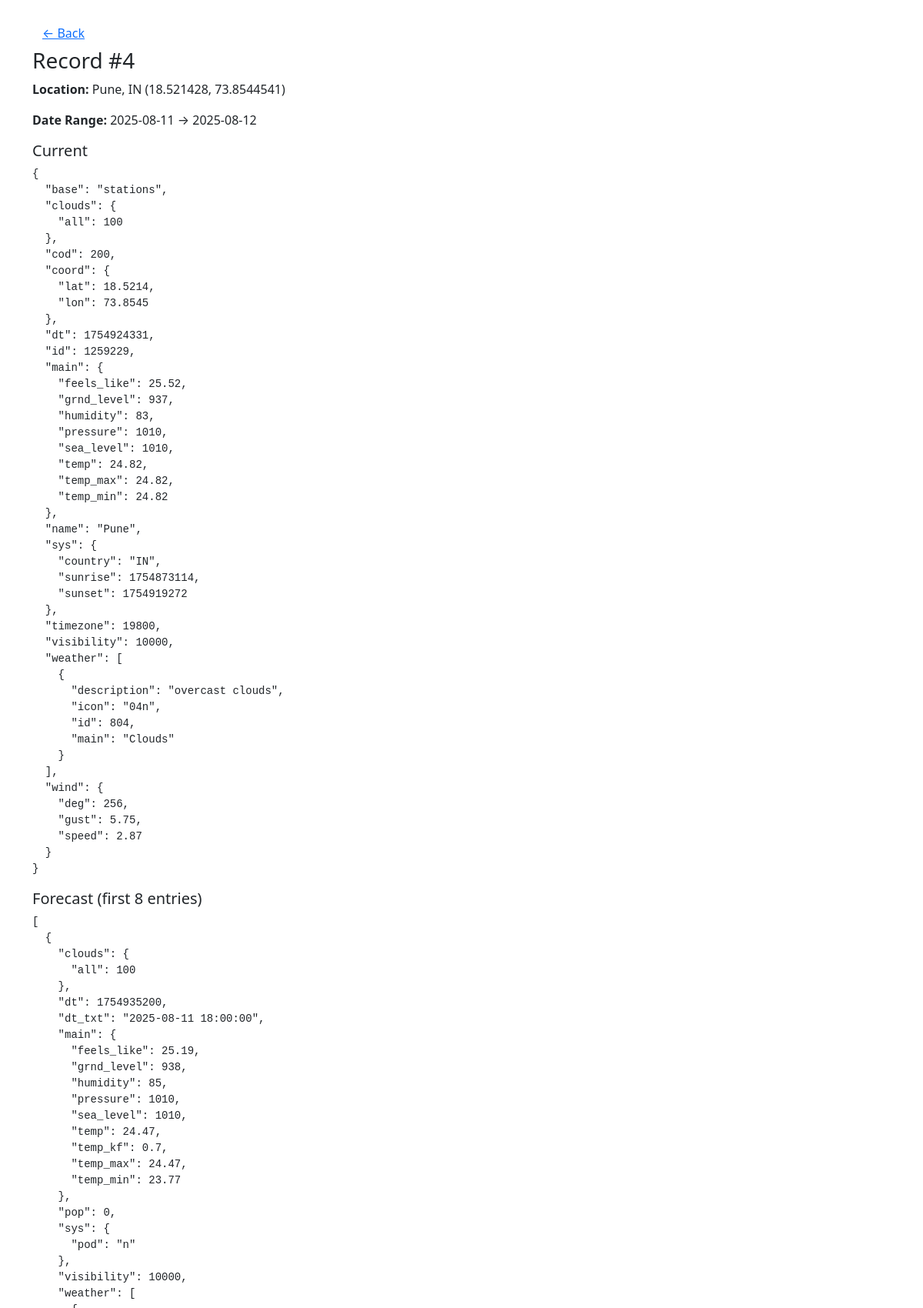
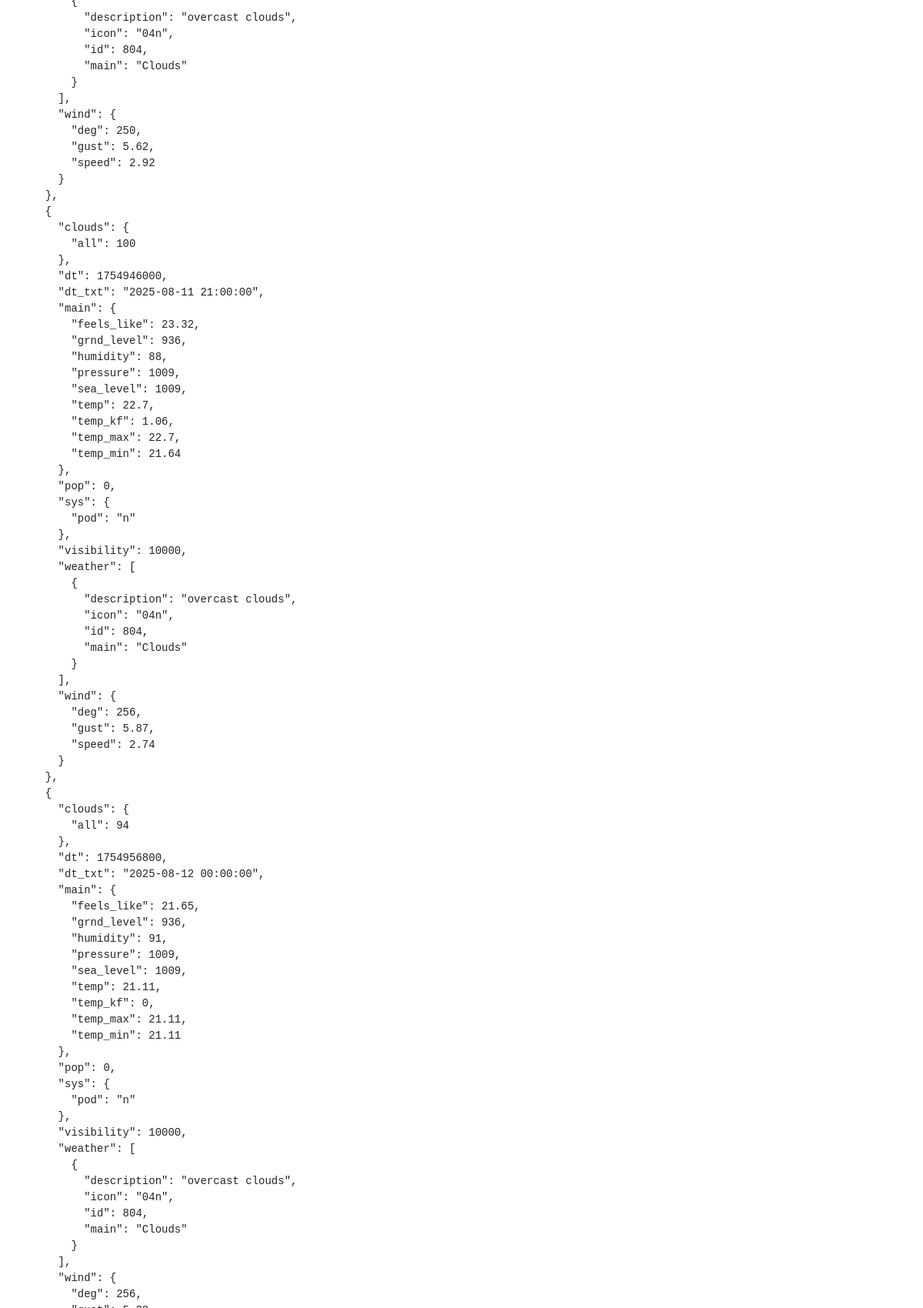
The page /record/4 (upper part) on the database its author committed (2 pictures, top to bottom).
### models.py (models this page shows, shortened)
class WeatherRecord(db.Model):
    _tablename_ = "weather_records"
    id = db.Column(db.Integer, primary_key=True)
    created_at = db.Column(db.DateTime, default=datetime.utcnow)
    location_text = db.Column(db.String(200), nullable=False)
    lat = db.Column(db.Float)
    lon = db.Column(db.Float)
    start_date = db.Column(db.String(20))
    end_date = db.Column(db.String(20))
    payload_json = db.Column(db.Text, nullable=False)

### app.py (the view)
@app.route("/record/<int:rec_id>")
def view_record(rec_id):
    rec = WeatherRecord.query.get_or_404(rec_id)
    data = json.loads(rec.payload_json)
    return render_template("view_record.html", rec=rec, data=data)

### templates/view_record.html (shortened to what this page needs)
<!doctype html>
<html>
<head><meta charset="utf-8"><title>View Record</title>
<link href="https://cdn.jsdelivr.net/npm/bootstrap@5.3.2/dist/css/bootstrap.min.css" rel="stylesheet"></head>
<body class="container py-4">
  <a href="{{ url_for('records') }}" class="btn btn-link">&larr; Back</a>
  <h3>Record #{{ rec.id }}</h3>
  <p><strong>Location:</strong> {{ rec.location_text }} ({{ rec.lat }}, {{ rec.lon }})</p>
  <p><strong>Date Range:</strong> {{ rec.start_date }} → {{ rec.end_date }}</p>
  <h5>Current</h5>
  <pre>{{ data.current | tojson(indent=2) }}</pre>
  <h5>Forecast (first 8 entries)</h5>
  <pre>{{ data.forecast.list[:8] | tojson(indent=2) }}</pre>
</body>
</html>

### rows shown on the page
WeatherRecord: id "4", location_text "Pune, IN", lat "18.521428", lon "73.8544541", start_date "2025-08-11", end_date "2025-08-12"
